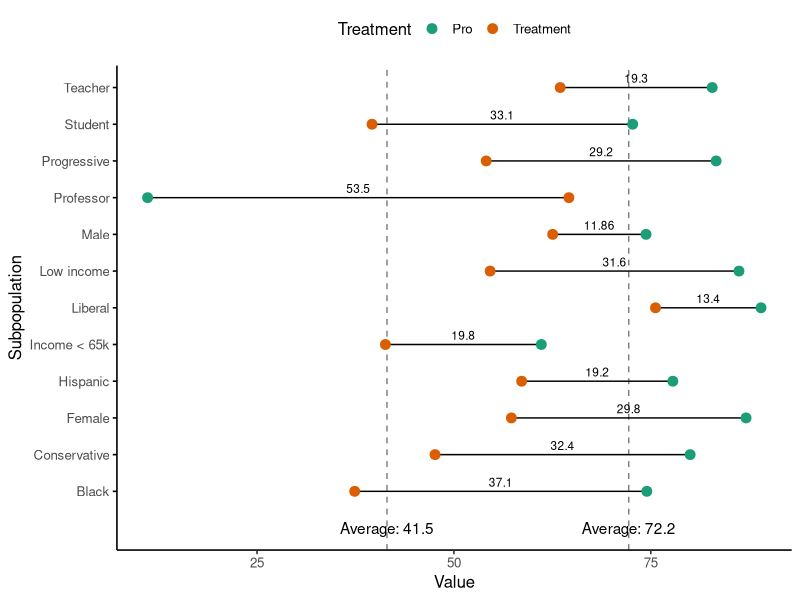

Reproduce this figure in R.
## ---- chunk 1
#| warning: false

# https://stackoverflow.com/questions/71522196/how-to-customize-a-dumbbell-plot-in-r

library(ggplot2)
library(dplyr)

Subpopulation <- c("Female", "Female", "Male", "Male", "Low income","Low income", "Income < 65k", "Income < 65k",
"Student", "Student", "Teacher", "Teacher", "Professor", "Professor", "Black", "Black",
"Hispanic", "Hispanic", "Conservative", "Conservative",  "Liberal",
"Liberal", "Progressive", "Progressive")
Treatment <- c("Treatment", "Pro", "Treatment", "Pro", "Treatment", "Pro", "Treatment", "Pro", "Treatment", "Pro", "Treatment", "Pro", "Treatment", "Pro",
"Treatment", "Pro", "Treatment", "Pro", "Treatment", "Pro", "Treatment", "Pro", "Treatment", "Pro")
Value <- c("57.3", "87.1", "62.54", "74.4", "54.6", "86.2", "41.3", "61.1", "39.6", "72.7", "63.5", "82.8",
"64.6", "11.1", "37.4", "74.5", "58.6", "77.8", "47.6", "80", "75.6", "89", "54.1", "83.3")
mydf <- data.frame(Subpopulation, Treatment, Value) ##data
mydf$Value <- as.numeric(mydf$Value)

mydf %>%
  group_by(Subpopulation) %>%
  mutate(Difference = Value - lead(Value),
         Position = Value - (0.5 * Difference)) %>%
  ggplot(aes(x = Value, y = Subpopulation)) +
  geom_vline(xintercept = c(41.5, 72.2),
             lty = 2, alpha = 0.5) +
  annotate(geom = "text",
           x = c(41.5),
           y = "",
           label = "Average: 41.5") +
  annotate(geom = "text",
           x = c(72.2),
           y = "",
           label = "Average: 72.2") +
  coord_cartesian(clip = "off") +
  geom_line(aes(group = Subpopulation)) +
  geom_point(aes(color = Treatment), size=3) +
  geom_text(aes(label = abs(Difference),
                y = Subpopulation,
                x = Position),
            nudge_y = 0.25, size = 3) +
  theme_classic(base_size = 12) +
  theme(legend.position = "top") +
  scale_color_brewer(palette = "Dark2") +
  theme(axis.ticks.y = element_line(colour = c("transparent",
                                               rep("black", 12))))
